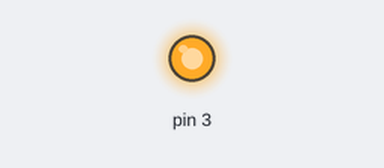
Bench run of a program on a simulated Raspberry Pi (header pin numbers). On the bench: output pins drawn as LEDs (lit = HIGH).

Above: at 0.1 s.
Timing chart, 0 to 1.6 s (numbered marks = the images above):
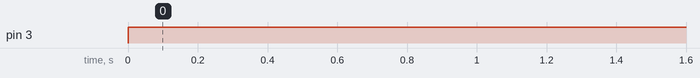

The program:

LDR.py
```python
import RPi.GPIO as g
#from ldr_pr import LDR
import LDR
import time


while True:
	try:
		g.setmode(g.BOARD)
		g.setwarnings(False)
		g.setup(3,g.OUT)

		p = 5
#		for i in range(0,3):
#			p=p+LDR(11,13)
#		p_avg = p/5
#		p=diff = 500 - p_avg


		if p >= 0:
			g.output(3, g.HIGH)
			time.sleep(0.2)

		else:
			g.output(3,g.LOW)
			time.sleep(0.2)


	except KeyboardInterrupt:
			g.cleanup()
```

Measured:
- by itself, pin 3: LOW → HIGH at 0.00 s
